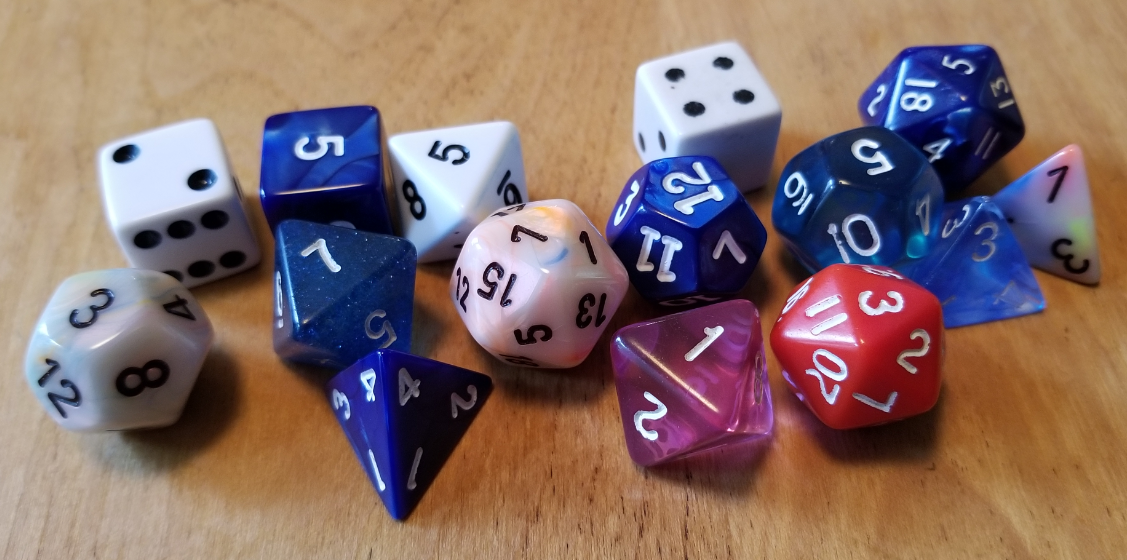
#> input picture images/probability/many_dice.png, 1127 x 560 px, found by its file name
$ jupyter execute '1 J Probability.ipynb'   (shell and % lines are left out)   (older library calls are emulated)
#> lines starting #> are read from the running program, lines starting #| are printed output that depends on the picture
# ${\Large \infty}$ Probability and Combinatorics

# ${\Huge Aidan\;\;how\;\;goes\;\;it???}$

[cell 1]
from PIL import Image
Image.open("/home/nbuser/many_dice.png").resize((600,300),Image.ANTIALIAS)
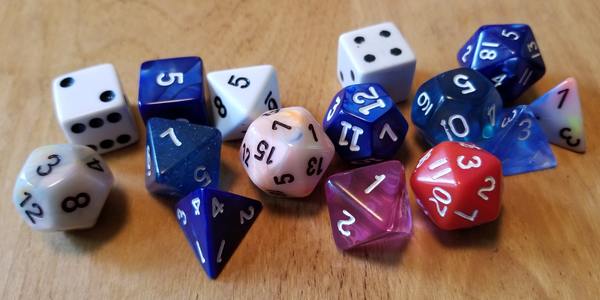
#> Out: PIL image 600x300 RGB; mean R, G, B 133.9, 109, 104.3


$ run again, with images/probability/platonic.png copied over images/probability/many_dice.png
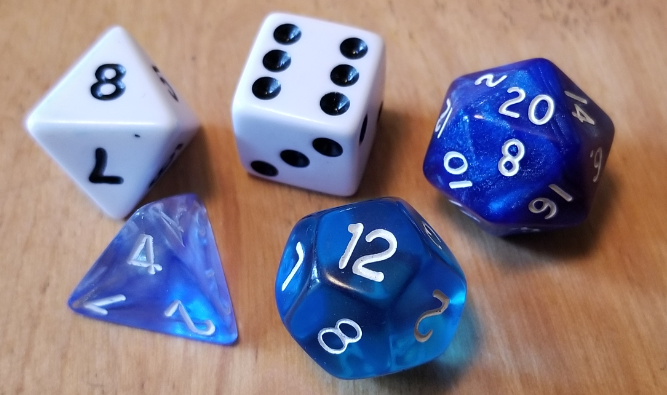
#> input picture images/probability/platonic.png, 667 x 395 px, found by its file name
#> `Image.open("/home/nbuser/many_dice.png").resize((600,300),Image.ANTIAL..`:
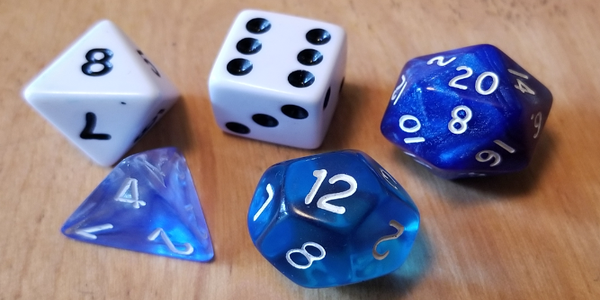
#> Out: PIL image 600x300 RGB; mean R, G, B 133.9, 123.6, 136.6

$ run again, with images/probability/two_sixes.png copied over images/probability/many_dice.png
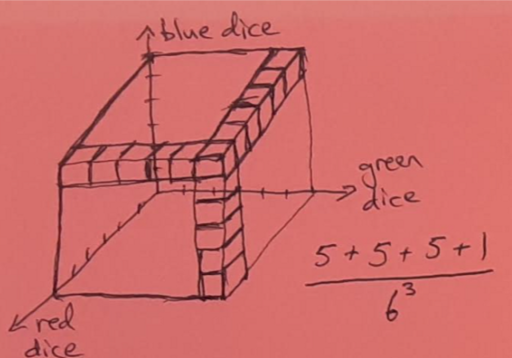
#> input picture images/probability/two_sixes.png, 512 x 358 px, found by its file name
#> `Image.open("/home/nbuser/many_dice.png").resize((600,300),Image.ANTIAL..`:
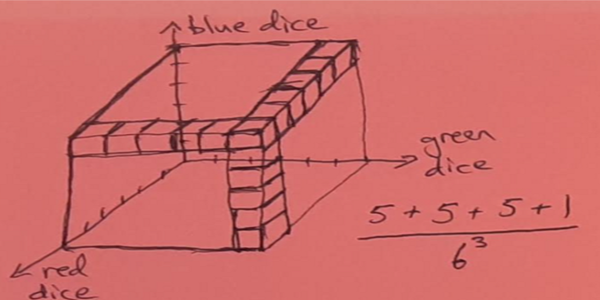
#> Out: PIL image 600x300 RGB; mean R, G, B 208.4, 108.8, 106.5
